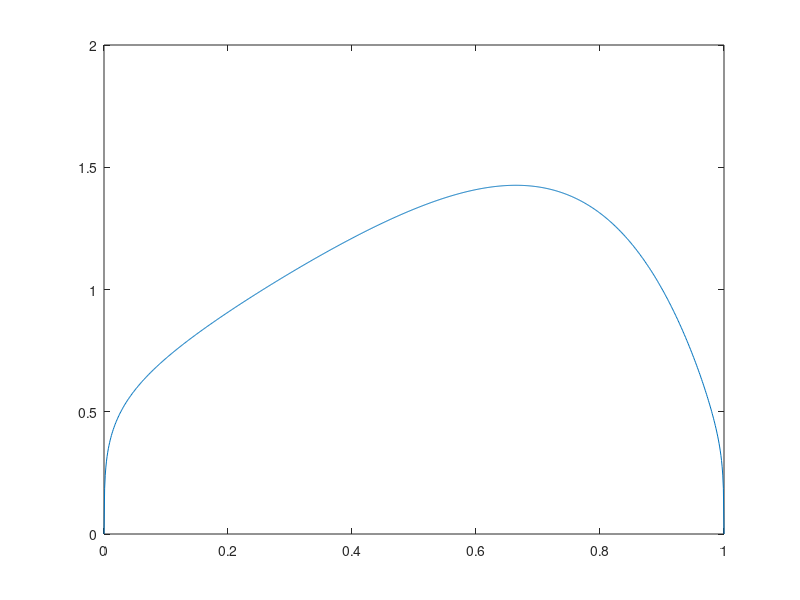

Source code (MATLAB):
%To Solve the differential equation -u'' + f(x,u) = 0

%Assigning maximun number of iterations
k_MAX=100;
%Assigning Tolerance Limit
TOL=10^-6;
%Taking arbitrary number of intervals N=6
N=1000;
% Let the length of one division be h
h=1/N;
% x is a vector with N+1 number of equidistant points from 0 to 1
x=linspace(0,1,N+1)';
x=x(2:N);
%Taking initial guess U0
U0=zeros(N-1,1);
%Defining alpha
alpha=linspace(0.1,1,10);
%Definig the Residual matrix
res = [];
k = 10^-4;

%Method 3 - Damped Newton's Method
f=@(x,U0)(-(U0+k).^-7-x.*exp(4.*x));
fu=@(x,U0)(-7.*-(U0+k).^-8);

%Creating A matrix
principalDiag_A=[(-2/(h^2))*(ones(N-1,1))];
lowerDiag_A=[(1/(h^2))*(ones(N-1,1))];
upperDiag_A=[(1/(h^2))*(ones(N-1,1))];
A=spdiags([lowerDiag_A principalDiag_A upperDiag_A],-1:1,N-1,N-1);

%Creating A1 matrix
lowerDiag_A1=[(-1/(h^2))*(ones(N-1,1))];
upperDiag_A1=[(-1/(h^2))*(ones(N-1,1))];

for iterations_performed = 1:k_MAX
    principalDiag_A1=[(2/h^2+fu(x,U0)).*ones(N-1,1)];
    rhs=A*U0-f(x,U0);
    A1=spdiags([lowerDiag_A1 principalDiag_A1 upperDiag_A1],-1:1,N-1,N-1);
    v=A1\rhs;
    for j = 1:length(alpha)
       U1=U0+alpha(j)*v;
       res = [res max(abs(-A*U1+f(x,U1)))];
    end
    index = find(res==min(res));
    res = [];
    U1 = U0+alpha(index).*v;
    if(max(abs(U1-U0))>TOL)
        flag_Method3=0;
        U0=U1;
    else
        flag_Method3=1;
        break;
    end    
end
U1=[0; U1; 0];
x=linspace(0,1,N+1);
figure(18);
plot(x,U1);